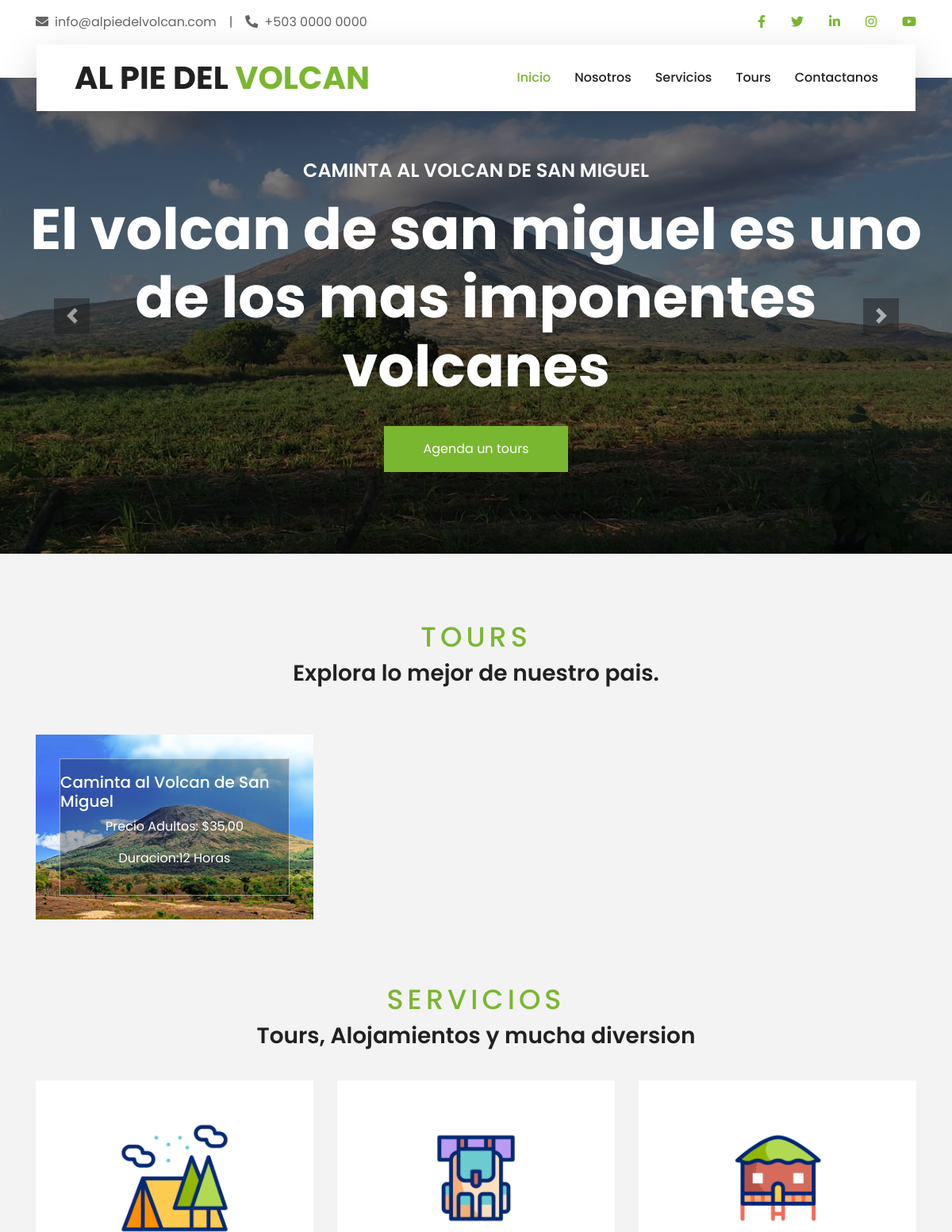
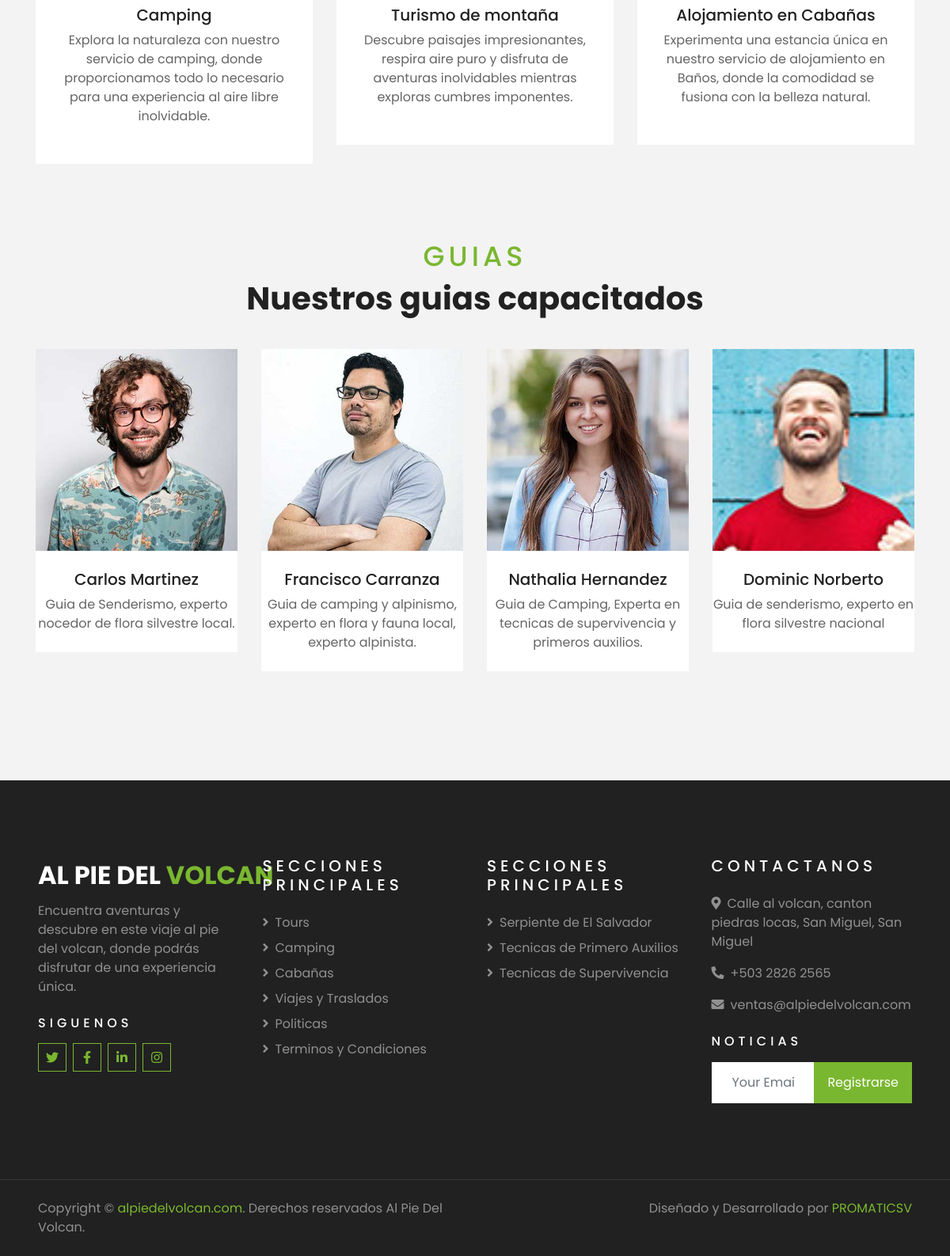
The page / on the database its author committed (2 pictures, top to bottom).
### Configuraciones/models.py (models this page shows, shortened)
class CarruselInicio(models.Model):
    titulo = models.CharField(max_length=100)
    contenido = models.CharField(max_length=100)
    imagen = models.ImageField(upload_to=upload_to_carrusel_inicio, height_field=None, width_field=None, max_length=None)
    url_boton = models.CharField(max_length=100)
    texto_boton = models.CharField(max_length=50)

class Services_Bar(models.Model):
    services_visible = models.BooleanField()
    services_ico = models.ImageField( upload_to=upload_to_services_bar, height_field=None, width_field=None, max_length=None)
    services_ico_tag = models.CharField(max_length=150, null=True)
    services_name = models.CharField(max_length=50)
    services_description = models.CharField(max_length=250)

class Team_bar(models.Model):
    team_image = models.ImageField(upload_to=upload_to_team_bar, blank=False, null=False)
    team_nombre = models.CharField(max_length=40)
    team_job =  models.CharField(max_length=130)
    url_facebook = models.CharField(max_length=100)
    url_twitter = models.CharField(max_length=100)
    url_linkedin = models.CharField(max_length=100)
    url_instagram = models.CharField(max_length=100)

class Urls_info(models.Model):
    title = models.CharField(max_length=50)
    url = models.CharField(max_length=200)
    fecha_creacion = models.DateTimeField(auto_now_add=True)

class Urls_interes(models.Model):
    title = models.CharField(max_length=50)
    url = models.URLField(max_length=200)
    fecha_creacion = models.DateTimeField(auto_now_add=True)

class Contacts(models.Model):
    contact_email = models.EmailField("Correo electronico", max_length=254, help_text="Ingrese su dirección de correo electrónico")
    contact_phone = models.CharField(max_length=50)
    addres = models.CharField(max_length=250)
    fecha_creacion = models.DateTimeField(auto_now_add=True)
    class Meta:
        get_latest_by = 'fecha_creacion'

### Tours/models.py (models this page shows, shortened)
class Tour(models.Model):
    titulo = models.CharField(max_length=50, unique=True)
    descripcion = models.TextField()
    descripcion1 = models.TextField()
    descripcion2 = models.TextField()
    precio_adulto = models.DecimalField(max_digits=10, decimal_places=2)
    precio_nino = models.DecimalField(max_digits=10, decimal_places=2)
    duracion = models.PositiveIntegerField()
    iva = models.BooleanField(default=False)
    incluye_tour = models.TextField()
    imagen = models.ImageField(upload_to='tours')
    tipo_tour = models.ForeignKey(TipoTour, on_delete=models.SET_NULL, null=True, blank=True)
    imagenes = models.ManyToManyField('ImagenTour', related_name='tours')

### alpiedelvolcan_/views.py (the view)
# urls.py: path("", views.index,name="index"),
def index(request):
    tours = Tour.objects.all()
    barra_principal = Barra_Principal.objects.latest()
    carrusel_incio = CarruselInicio.objects.all()
    services = Services_Bar.objects.filter(services_visible=True)  # Filtra los servicios visibles
    teams_bar = Team_bar.objects.all().order_by("id")
    data_contact = Contacts.objects.latest()
    urls_info = Urls_info.objects.all()
    titulo_pagina = {
        'titulo_largo': "AL PIE DEL VOLCAN",
        'medio_titulo': "AL PIE DEL",
        'titulo_corto': "VOLCAN",
    }
    descripciones = {
        'descripcion_corta':'Aventura en el Volcan',
        'descripcion_larga':'Encuentra aventuras y descubre en este viaje al pie del volcan, donde podrás disfrutar de una experiencia única.',
    }
    urls_interes = Urls_interes.objects.all()
    context={
        'tours':tours,
        'barra_principal':barra_principal,
        'carrusel_incio':carrusel_incio,
        'services':services,
        'teams_bar':teams_bar[:4],  #mostrando solo
        'data_contact':data_contact,
        'urls_info':urls_info,
        'titulo':titulo_pagina,
        'descripcion':descripciones,
        'urls_interes':urls_interes,
        }
    return render(request, 'base.html', context)

### templates/base.html (shortened to what this page needs)
{% load static %}
<!DOCTYPE html>
<html lang="en">
<head>
    {% include "sections/head.html" %}
</head>
<body>
    {% include "sections/topbardstart.html" %}
    {% include "sections/navbar.html" %}
{% block content1 %}
    {% if request.path == '/' %}
        {% include "sections/carrusel_inicio.html" %}
        {% include "sections/booking_start.html" %}
        {% include "sections/destination.html" %}
        {% include "sections/services.html" %}
        {% include "sections/team.html" %}
    {% endif %}
{% endblock content1 %}
{% include "sections/footer.html" %}
</body>
</html>

### templates/sections/carrusel_inicio.html (shortened to what this page needs)
{% load static %}
<div class="container-fluid p-0">
    <div id="header-carousel" class="carousel slide" data-ride="carousel">
        <div class="carousel-inner">
            {% for item in carrusel_incio %}
            <div class="carousel-item {% if forloop.first %}active{% endif %}">
                <img class="w-100" src="{{ item.imagen.url }}" alt="{{ item.titulo }}" style="width: auto; height: 600px;">
                <div class="carousel-caption d-flex flex-column align-items-center justify-content-center">
                    <div class="p-3" style="max-width: 1500px;">
                        <h4 class="text-white text-uppercase mb-md-3">{{ item.titulo }}</h4>
                        <h1 class="display-3 text-white mb-md-4">{{ item.contenido }}</h1>
                        <a href="{{ item.url_boton }}" class="btn btn-primary py-md-3 px-md-5 mt-2">{{ item.texto_boton }}</a>
                    </div>
                </div>
            </div>
            {% endfor %}
        </div>
        <a class="carousel-control-prev" href="#header-carousel" data-slide="prev">
            <div class="btn btn-dark" style="width: 45px; height: 45px;">
                <span class="carousel-control-prev-icon mb-n2"></span>
            </div>
        </a>
        <a class="carousel-control-next" href="#header-carousel" data-slide="next">
            <div class="btn btn-dark" style="width: 45px; height: 45px;">
                <span class="carousel-control-next-icon mb-n2"></span>
            </div>
        </a>
    </div>
</div>

### templates/sections/destination.html (shortened to what this page needs)
 {% load static %}
 <div class="container-fluid py-6">
    <div class="container pt-5 pb-6">
        <div class="text-center mb-1 pb-5">
            <h6 class="text-primary text-uppercase" style="letter-spacing: 5px; font-size: 35px;">Tours</h6>
            <h3>Explora lo mejor de nuestro pais.</h3>
        </div>
        <div class="row">
            {% for tour in tours %}
            <div class="col-lg-4 col-md-6 mb-4">
                <div class="destination-item position-relative overflow-hidden mb-2">
                    <img class="img-fluid" src="{{ tour.imagen.url }}" alt="{{ tour.titulo }}">
                    <a class="destination-overlay text-white text-decoration-none" href="{% url 'tour_detail' tour.id %}">
                        <h5 class="text-white">{{ tour.titulo }}</h5>
                        <p class="text-white">Precio Adultos: ${{ tour.precio_adulto }}</p>
                        <p class="text-white">Duracion:{{ tour.duracion }} Horas</p>
                    </a>
                </div>
            </div>
            {% endfor %}
        </div>
    </div>
</div>

### templates/sections/services.html (shortened to what this page needs)
<div class="container-fluid py-6">
    <div class="container pt-5 pb-3">
        <div class="text-center mb-3 pb-3">
            <h6 class="text-primary text-uppercase" style="letter-spacing: 5px; font-size: 35px;">Servicios</h6>
            <h3>Tours, Alojamientos y mucha diversion</h3>
        </div>
        <div class="row">
            {% for service in services %}
            <div class="col-lg-4 col-md-6 mb-4">
                <div class="service-item bg-white text-center mb-2 py-5 px-4">
                    <img src="{{ service.services_ico.url }}" alt="{{ service.services_ico_tag }}" class="fa fa-2x mx-auto mb-6" style="width: 150px; height: 150px;">
                    <h5 class="mb-2">{{ service.services_name }}</h5>
                    <p class="m-0">{{ service.services_description }}</p>
                </div>
            </div>
            {% endfor %}
        </div>
    </div>
</div>

### templates/sections/team.html (shortened to what this page needs)
{% load static %}
<div class="container-fluid py-6">
    <div class="container pt-5 pb-3">
        <div class="text-center mb-3 pb-3">
            <h6 class="text-primary text-uppercase" style="letter-spacing: 5px; font-size: 35px;">Guias</h6>
            <h1>Nuestros guias capacitados</h1>
        </div>
        <div class="row">
            {% for team_member in teams_bar %}
                <div class="col-lg-3 col-md-4 col-sm-6 pb-2">
                    <div class="team-item bg-white mb-4">
                        <div class="team-img position-relative overflow-hidden">
                            <img class="img-fluid w-100" src="{{ team_member.team_image.url }}" alt="{{ team_member.team_nombre }}">
                            <div class="team-social">
                            </div>
                        </div>
                        <div class="text-center py-4">
                            <h5 class="text-truncate">{{ team_member.team_nombre }}</h5>
                            <p class="m-0">{{ team_member.team_job }}</p>
                        </div>
                    </div>
                </div>
            {% endfor %}
        </div>
    </div>
</div>

### templates/sections/footer.html
    <div class="container-fluid bg-dark text-white-50 py-5 px-sm-3 px-lg-5" style="margin-top: 90px;">
        <div class="row pt-5">
            <div class="col-lg-3 col-md-6 mb-5">
                <a href="" class="navbar-brand">
                    <h2 class="text-primary"><span class="text-white">{{ titulo.medio_titulo }} </span>{{ titulo.titulo_corto }}</h2>
                </a>
                <p>{{ descripcion.descripcion_larga }}</p>
                <h6 class="text-white text-uppercase mt-4 mb-3" style="letter-spacing: 5px;">Siguenos</h6>
                <div class="d-flex justify-content-start">
                    <a class="btn btn-outline-primary btn-square mr-2" href="{{ barra_principal.url_twitter }}"><i class="fab fa-twitter"></i></a>
                    <a class="btn btn-outline-primary btn-square mr-2" href="{{ barra_principal.url_facebook }}"><i class="fab fa-facebook-f"></i></a>
                    <a class="btn btn-outline-primary btn-square mr-2" href="{{ barra_principal.url_linkedin }}"><i class="fab fa-linkedin-in"></i></a>
                    <a class="btn btn-outline-primary btn-square" href="{{ barra_principal.url_instagram }}"><i class="fab fa-instagram"></i></a>
                </div>
            </div>
            <div class="col-lg-3 col-md-6 mb-5">
                <h5 class="text-white text-uppercase mb-4" style="letter-spacing: 5px;">Secciones principales</h5>
                <div class="d-flex flex-column justify-content-start">
                    {% for url_ in urls_info %}
                        <a class="text-white-50 mb-2" href="{{ url_.url }}" target="_blank"><i class="fa fa-angle-right mr-2"></i>{{ url_.title }}</a>
                    {% endfor %}
                </div>
            </div>
            <div class="col-lg-3 col-md-6 mb-5">
                <h5 class="text-white text-uppercase mb-4" style="letter-spacing: 5px;">Secciones principales</h5>
                <div class="d-flex flex-column justify-content-start">
                    {% for url_ in urls_interes %}
                        <a class="text-white-50 mb-2" href="{{ url_.url }}" target="_blank"><i class="fa fa-angle-right mr-2"></i>{{ url_.title }}</a>
                    {% endfor %}
                </div>
            </div>
            <div class="col-lg-3 col-md-6 mb-5">
                <h5 class="text-white text-uppercase mb-4" style="letter-spacing: 5px;">Contactanos</h5>
                <p><i class="fa fa-map-marker-alt mr-2"></i>{{ data_contact.addres }}</p>
                <p><i class="fa fa-phone-alt mr-2"></i>+503 {{ data_contact.contact_phone }}</p>
                <p><i class="fa fa-envelope mr-2"></i>{{ data_contact.contact_email }}</p>
                <h6 class="text-white text-uppercase mt-4 mb-3" style="letter-spacing: 5px;">Noticias</h6>
                <div class="w-100">
                    <div class="input-group">
                        <input type="text" class="form-control border-light" style="padding: 25px;" placeholder="Your Email">
                        <div class="input-group-append">
                            <button class="btn btn-primary px-3">Registrarse</button>
                        </div>
                    </div>
                </div>
            </div>
        </div>
    </div>
    <div class="container-fluid bg-dark text-white border-top py-4 px-sm-3 px-md-5" style="border-color: rgba(256, 256, 256, .1) !important;">
        <div class="row">
            <div class="col-lg-6 text-center text-md-left mb-3 mb-md-0">
                <p class="m-0 text-white-50">Copyright &copy; <a href="#">alpiedelvolcan.com</a>. Derechos reservados Al Pie Del Volcan.</a>
                </p>
            </div>
            <div class="col-lg-6 text-center text-md-right">
                <p class="m-0 text-white-50">Diseñado y Desarrollado por <a href="#">PROMATICSV</a>
                </p>
            </div>
        </div>
    </div>

### rows shown on the page
CarruselInicio: imagen (placeholder picture), titulo "CAMINTA AL VOLCAN DE SAN MIGUEL", contenido "El volcan de san miguel es uno de los mas imponentes volcanes", texto_boton "Agenda un tours"
Tour: imagen (picture), titulo "Caminta al Volcan de San Miguel", precio_adulto "35,00", duracion "12"
Services_Bar: services_ico (picture), services_name "Camping", services_description "Explora la naturaleza con nuestro servicio de camping, donde proporcionamos todo lo necesario para una experiencia al aire libre inolvidable."
Services_Bar: services_ico (picture), services_name "Turismo de montaña", services_description "Descubre paisajes impresionantes, respira aire puro y disfruta de aventuras inolvidables mientras exploras cumbres imponentes."
Services_Bar: services_ico (picture), services_name "Alojamiento en Cabañas", services_description "Experimenta una estancia única en nuestro servicio de alojamiento en Baños, donde la comodidad se fusiona con la belleza natural."
Team_bar: team_image (picture), team_nombre "Carlos Martinez", team_job "Guia de Senderismo, experto nocedor de flora silvestre local."
Team_bar: team_image (picture), team_nombre "Francisco Carranza", team_job "Guia de camping y alpinismo, experto en flora y fauna local, experto alpinista."
Team_bar: team_image (picture), team_nombre "Nathalia Hernandez", team_job "Guia de Camping, Experta en tecnicas de supervivencia y primeros auxilios."
Team_bar: team_image (picture), team_nombre "Dominic Norberto", team_job "Guia de senderismo, experto en flora silvestre nacional"
Urls_info: title "Tours"
Urls_info: title "Camping"
Urls_info: title "Cabañas"
Urls_info: title "Viajes y Traslados"
Urls_info: title "Politicas"
Urls_info: title "Terminos y Condiciones"
Urls_interes: title "Serpiente de El Salvador"
Urls_interes: title "Tecnicas de Primero Auxilios"
Urls_interes: title "Tecnicas de Supervivencia"
Contacts: addres "Calle al volcan, canton piedras locas, San Miguel, San Miguel", contact_phone "2826 2565", contact_email "ventas@alpiedelvolcan.com"

### other values the page prints
{{ titulo.medio_titulo }} "AL PIE DEL"
{{ titulo.titulo_corto }} "VOLCAN"
{{ descripcion.descripcion_larga }} "Encuentra aventuras y descubre en este viaje al pie del volcan, donde podrás disfrutar de una experiencia única."
